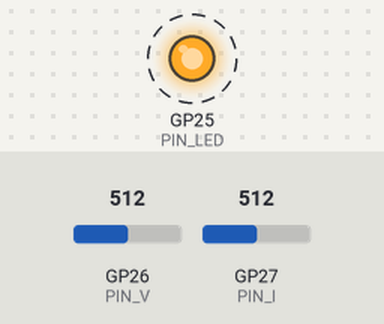
A sketch run on a simulated Raspberry Pi Pico. On the bench: output pins drawn as LEDs (lit = HIGH). Dashed ring = blinking. Inputs (shaded band) come from the test bench; at power-on: GP26 (PIN_V) = 512, GP27 (PIN_I) = 512 (analog values on the 0–1023 scale). What the sketch prints to the serial monitor is not drawn.

Above: at 0.75 s.
1.3 s: GP26 (PIN_V) set to 263
4.3 s: GP26 (PIN_V) set to 241
7.3 s: GP27 (PIN_I) set to 261
10.3 s: GP27 (PIN_I) set to 231
Timing chart, 0 to 14.3 s (numbered marks = the images above; inputs shaded):
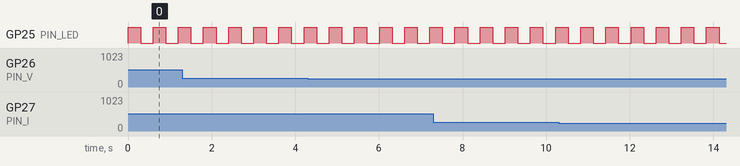

The sketch:

01_pico_viva.ino
```cpp
// ============================================================================
// FORJA — Test 01: ¿VIVE la Pico (RP2350)?  blink + serial + ADC
// ----------------------------------------------------------------------------
// Confirma que puedes FLASHEAR y que la Pico corre y lee los ADC. CERO riesgo:
// no toca nada de potencia. Es el "hola mundo" antes del firmware de control.
//
// Board (Arduino IDE): "Raspberry Pi Pico 2"  (core arduino-pico, Earle Philhower)
//   Boards Manager → busca "pico" → instala "Raspberry Pi Pico/RP2040/RP2350".
// Flashear: conecta la Pico apretando BOOTSEL → aparece como USB → Upload.
// Ver salida: Tools → Serial Monitor a 115200 baud.
// ============================================================================

const int PIN_LED = LED_BUILTIN;
const int PIN_V   = A0;   // GP26 → (futuro) divisor de V de la junta
const int PIN_I   = A1;   // GP27 → (futuro) shunt de corriente

void setup() {
  Serial.begin(115200);
  pinMode(PIN_LED, OUTPUT);
  analogReadResolution(12);          // ADC 0..4095
}

uint32_t latido = 0;
void loop() {
  digitalWrite(PIN_LED, !digitalRead(PIN_LED));     // parpadea el LED
  int rv = analogRead(PIN_V);
  int ri = analogRead(PIN_I);
  Serial.printf("FORJA viva  ·  latido %lu  ·  V(GP26)=%4d (%.3f V)  I(GP27)=%4d (%.3f V)\n",
                latido++, rv, rv * 3.3f / 4095.0f, ri, ri * 3.3f / 4095.0f);
  delay(300);
}
```

Measured:
- by itself, GP25 (PIN_LED): alternates HIGH for 0.30 s and LOW for 0.30 s
